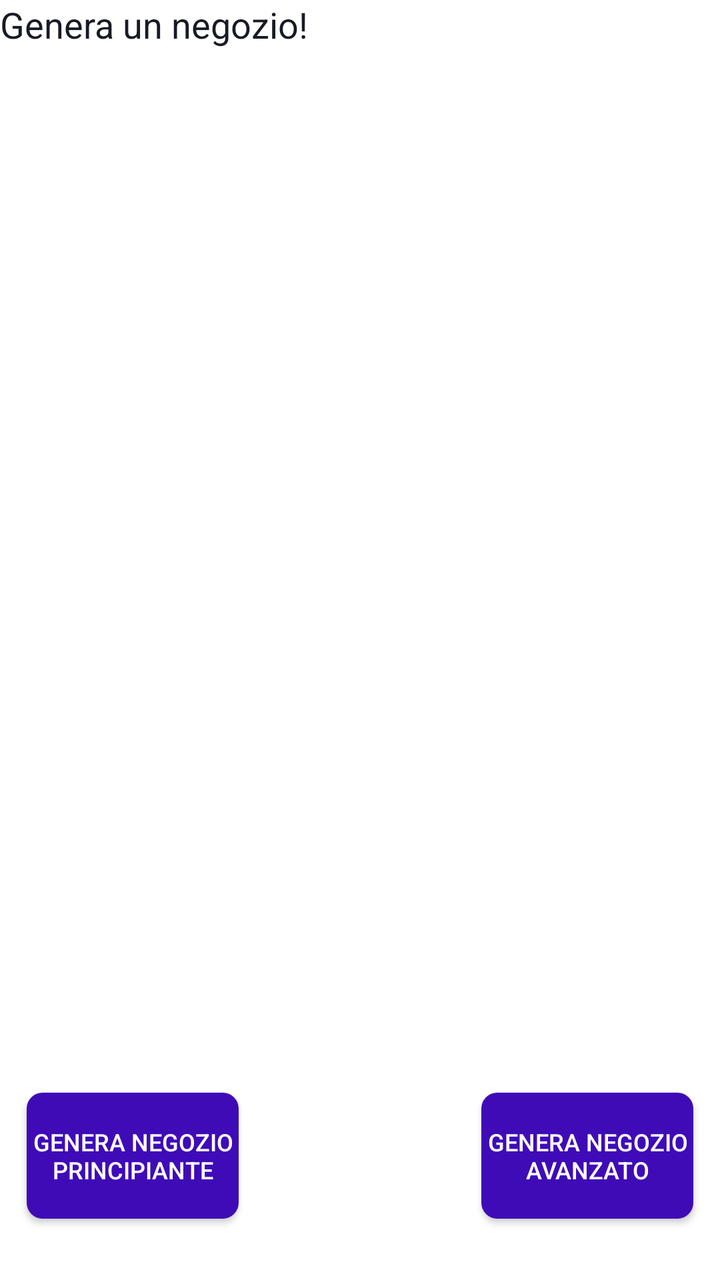
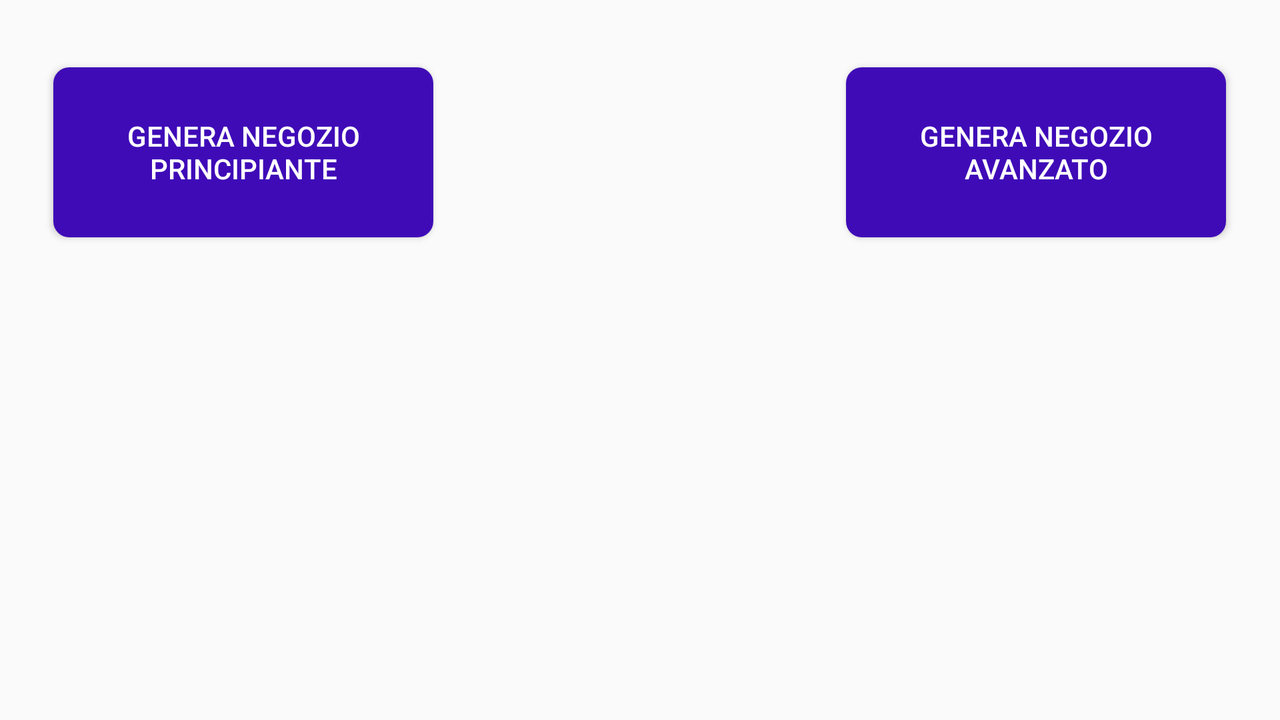

First picture: res/layout/ on a phone held upright. Second picture: the repository's own variant of that layout, on a device whose configuration matches the variant's folder. Source for both follows.
<!-- AndroidManifest.xml: application theme AppTheme -->
<!-- res/layout/genera_negozi.xml -->
<?xml version="1.0" encoding="utf-8"?>
<androidx.constraintlayout.widget.ConstraintLayout xmlns:android="http://schemas.android.com/apk/res/android"
    xmlns:app="http://schemas.android.com/apk/res-auto"
    xmlns:tools="http://schemas.android.com/tools"
    android:layout_width="match_parent"
    android:layout_height="match_parent"
    android:background="@color/colorWhite"
    android:isScrollContainer="false"
    tools:context=".ActivityHomePage">

    <TextView
        android:id="@+id/textView"
        android:layout_width="match_parent"
        android:layout_height="match_parent"
        android:scrollbars="vertical"
        android:text="Genera un negozio!"
        android:textColor="@color/colorPrimaryDark"
        android:textColorHint="@color/colorPrimaryDark"
        android:textSize="18sp"
        tools:layout_editor_absoluteX="85dp"
        tools:layout_editor_absoluteY="342dp" />

    <Button
        android:id="@+id/negozioPrincipianteButton"
        android:layout_width="106dp"
        android:layout_height="63dp"
        android:background="@drawable/roundedbutton"
        android:onClick="generaNegozioPrincipiantePortrait"
        android:text="Genera negozio Principiante"
        android:textColor="#FFFFFF"
        android:textSize="12sp"
        app:layout_constraintBottom_toBottomOf="parent"
        app:layout_constraintEnd_toEndOf="parent"
        app:layout_constraintHorizontal_bias="0.052"
        app:layout_constraintStart_toStartOf="@+id/textView"
        app:layout_constraintTop_toTopOf="parent"
        app:layout_constraintVertical_bias="0.947" />


    <Button
        android:id="@+id/negozioAvanzatoButton"
        android:layout_width="106dp"
        android:layout_height="63dp"
        android:background="@drawable/roundedbutton"
        android:onClick="generaNegozioAvanzato"
        android:text="Genera negozio avanzato"
        android:textColor="#FFFFFF"
        android:textSize="12sp"
        app:layout_constraintBottom_toBottomOf="parent"
        app:layout_constraintEnd_toEndOf="parent"
        app:layout_constraintHorizontal_bias="0.948"
        app:layout_constraintStart_toStartOf="parent"
        app:layout_constraintTop_toTopOf="parent"
        app:layout_constraintVertical_bias="0.947" />

</androidx.constraintlayout.widget.ConstraintLayout>
<!-- resources referenced by this layout -->
<resources>
  <color name="colorPrimaryDark">#181A24</color>
  <color name="colorWhite">#FFFFFF</color>
  <!-- drawable roundedbutton (drawable) -->
  <?xml version="1.0" encoding="utf-8"?>
  <shape xmlns:android="http://schemas.android.com/apk/res/android"
      android:shape="rectangle">
      <solid android:color="#3F0BB7" />
      <corners android:bottomRightRadius="8dp"
          android:bottomLeftRadius="8dp"
          android:topRightRadius="8dp"
          android:topLeftRadius="8dp"/>
  </shape>
  <style name="AppTheme" parent="Theme.AppCompat.Light.DarkActionBar">
          
          <item name="colorPrimary">@color/colorPurple</item>
          <item name="colorPrimaryDark">@color/colorPrimaryDark</item>
          <item name="colorAccent">@color/colorLightPurple</item>
      </style>
  <color name="colorPurple">#673AB7</color>
  <color name="colorLightPurple">#AC673AB7</color>
</resources>
<!-- res/layout-land/genera_negozi.xml (the author's variant of the layout above) -->
<!-- drawn on the phone turned sideways -->
<?xml version="1.0" encoding="utf-8"?>
<androidx.constraintlayout.widget.ConstraintLayout xmlns:android="http://schemas.android.com/apk/res/android"
    xmlns:app="http://schemas.android.com/apk/res-auto"
    xmlns:tools="http://schemas.android.com/tools"
    android:id="@+id/linearLayout"
    android:layout_width="match_parent"
    android:layout_height="match_parent"
    android:baselineAligned="false">

    <Button
        android:id="@+id/button2"
        android:layout_width="190dp"
        android:layout_height="85dp"
        android:background="@drawable/roundedbutton"
        android:baselineAligned="false"
        android:onClick="generaNegozioPrincipianteOrizzontale"
        android:text="Genera Negozio Principiante"
        android:textColor="#FFFFFF"
        android:textColorHint="#FFFFFF"
        app:layout_constraintBottom_toBottomOf="parent"
        app:layout_constraintEnd_toEndOf="parent"
        app:layout_constraintHorizontal_bias="0.059"
        app:layout_constraintStart_toStartOf="parent"
        app:layout_constraintTop_toTopOf="parent"
        app:layout_constraintVertical_bias="0.122" />

    <Button
        android:id="@+id/button3"
        android:layout_width="190dp"
        android:layout_height="85dp"
        android:background="@drawable/roundedbutton"
        android:onClick="generaNegozioAvanzatoOrizzantale"
        android:text="Genera Negozio Avanzato"
        android:textColor="@color/colorWhite"
        android:textColorHint="@color/colorWhite"
        app:layout_constraintBottom_toBottomOf="parent"
        app:layout_constraintEnd_toEndOf="parent"
        app:layout_constraintHorizontal_bias="0.94"
        app:layout_constraintStart_toStartOf="parent"
        app:layout_constraintTop_toTopOf="parent"
        app:layout_constraintVertical_bias="0.122" />

    <TextView
        android:id="@+id/textView2"
        android:layout_width="match_parent"
        android:layout_height="match_parent"
        android:textColor="@color/colorPrimaryDark"
        tools:layout_editor_absoluteX="65dp"
        tools:layout_editor_absoluteY="201dp" />
</androidx.constraintlayout.widget.ConstraintLayout>
